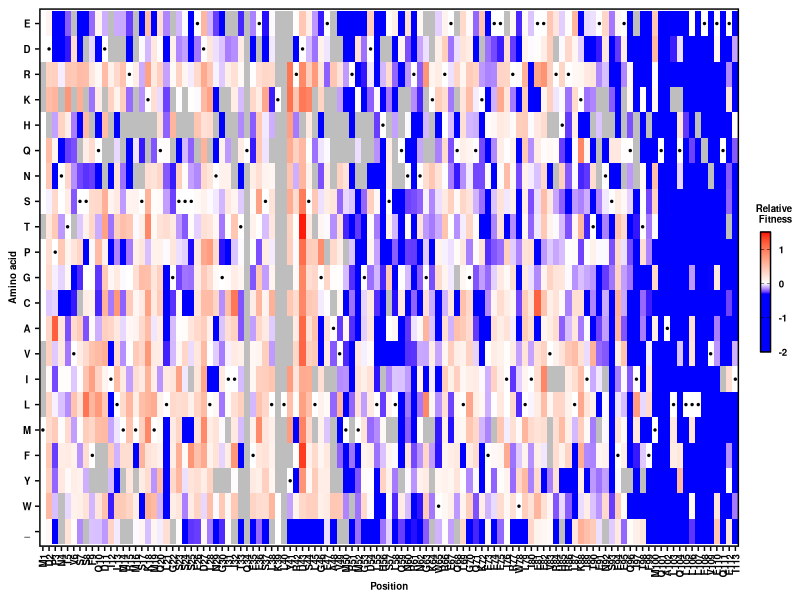
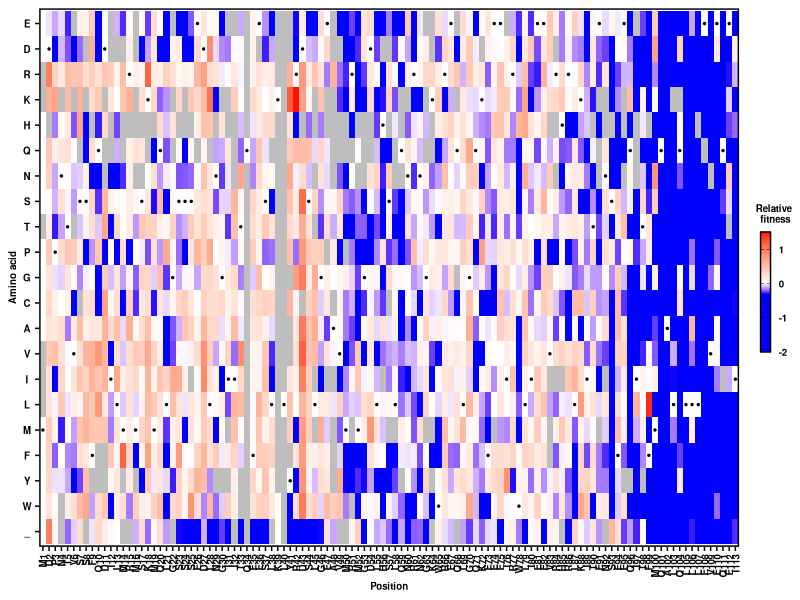
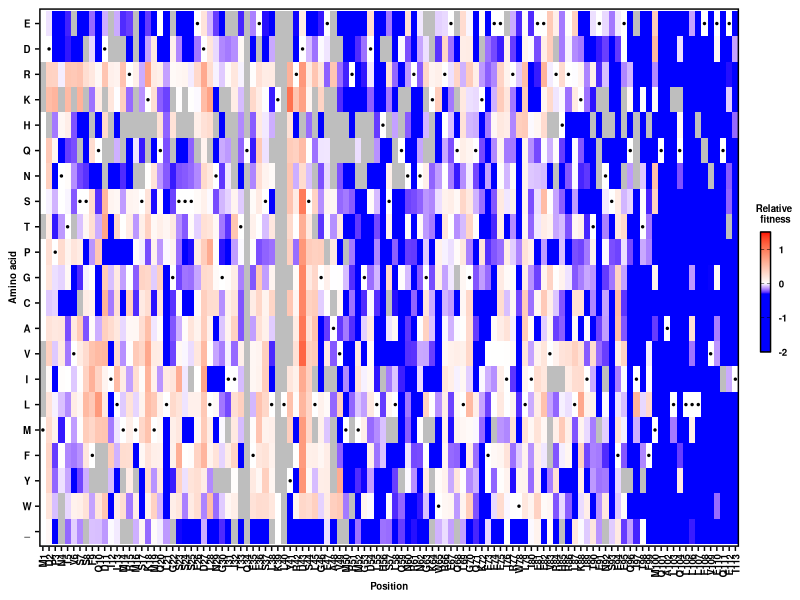
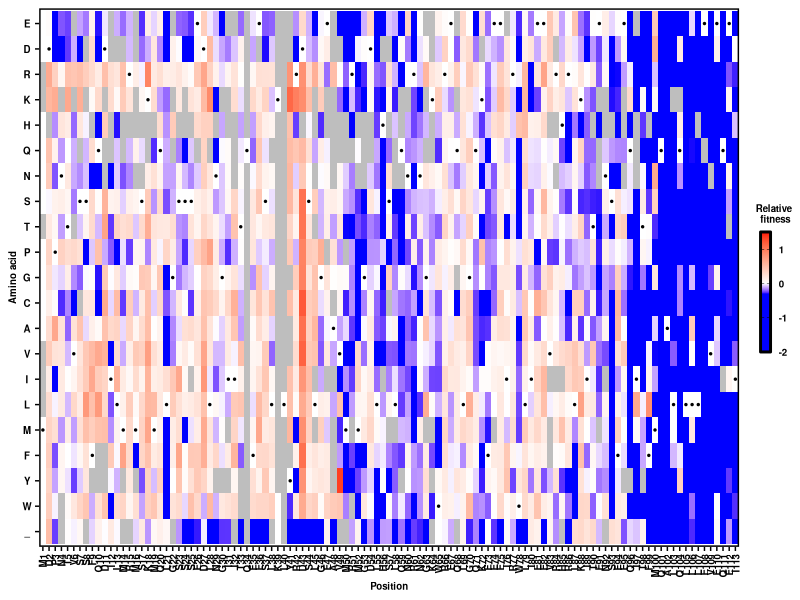

The R source for these figures, in order:
#R code
library(ggplot2)
library(scales)
library(RColorBrewer)
library(readr)
library(tidyr)
library(reshape)
library(stringr)
library(dplyr)
library(ggrepel)
library(gridExtra)
library(stringr)
require(cowplot)

plot_enrich_heatmap <- function(norm_enrich_table, WTresibox){
  textsize <- 7
  p1 <-  ggplot() +
          geom_tile(data=norm_enrich_table,aes(x=resi,y=aa,fill=output1_RF)) +
          labs("Dose (mg)") +
          scale_fill_gradientn(colours=c("blue","blue", "white", "red"),
                limits=c(-2,1.5),
                values=rescale(c(-2,-0.3, 0, 1.5)),
                breaks=c(-2,-1,0,1),
                labels=c('-2','-1','0','1'),
                guide="colorbar",
                na.value="grey") +
          theme_cowplot(12) +
          theme(axis.text=element_text(size=textsize,face="bold",colour = 'black'),
                axis.text.x=element_text(angle=90,hjust=1,vjust=0.5,colour = 'black'),
                axis.text.y=element_text(hjust=0.5,vjust=0.5,colour = 'black'),
                axis.title=element_text(size=textsize,face="bold"),
                axis.line = element_line(colour = 'black', size = 0),
                panel.border = element_rect(colour = "black", fill=NA, size=1)) +
          guides(fill = guide_colorbar(title.theme=element_text(size=textsize,face="bold",colour='black',hjust=0.5),
                                       label.theme=element_text(size=textsize,face="bold",colour='black'),
                                       frame.colour="black",
                                       frame.linewidth = 0.5,
                                       ticks = TRUE,
                                       ticks.colour = "black",
                                       barwidth = 0.5, barheight = 6, title="Relative\n Fitness")) +
          geom_point(data=WTresibox, aes(x=x, y=y), color='black', size=0.5) +
          xlab("Position") +
          ylab("Amino acid")
  ggsave('graph/NEP1_RF_heatmap.png',p1,width=12, height=2.7, dpi=1200)

  p2 <-  ggplot() +
          geom_tile(data=norm_enrich_table,aes(x=resi,y=aa,fill=output2_RF)) +
          labs("Dose (mg)") +
          scale_fill_gradientn(colours=c("blue","blue", "white", "red"),
                limits=c(-2,1.5),
                values=rescale(c(-2,-0.3, 0, 1.5)),
                breaks=c(-2,-1,0,1),
                labels=c('-2','-1','0','1'),
                guide="colorbar",
                na.value="grey") +
          theme_cowplot(12) +
          theme(axis.text=element_text(size=textsize,face="bold",colour = 'black'),
                axis.text.x=element_text(angle=90,hjust=1,vjust=0.5,colour = 'black'),
                axis.text.y=element_text(hjust=0.5,vjust=0.5,colour = 'black'),
                axis.title=element_text(size=textsize,face="bold"),
                axis.line = element_line(colour = 'black', size = 0),
                panel.border = element_rect(colour = "black", fill=NA, size=1)) +
          guides(fill = guide_colorbar(title.theme=element_text(size=textsize,face="bold",colour='black',hjust=0.5),
                                       label.theme=element_text(size=textsize,face="bold",colour='black'),
                                       frame.colour="black",
                                       frame.linewidth = 0.5,
                                       ticks = TRUE,
                                       ticks.colour = "black",
                                       barwidth = 0.5, barheight = 6, title="Relative\n fitness")) +
          geom_point(data=WTresibox, aes(x=x, y=y), color='black', size=0.5) +
          xlab("Position") +
          ylab("Amino acid")
  ggsave('graph/NEP2_RF_heatmap.png',p2,width=12, height=2.7, dpi=1200)


  p_min <-  ggplot() +
          geom_tile(data=norm_enrich_table,aes(x=resi,y=aa,fill=min_RF)) +
          labs("Dose (mg)") +
          scale_fill_gradientn(colours=c("blue","blue", "white", "red"),
                limits=c(-2,1.5),
                values=rescale(c(-2,-0.3, 0, 1.5)),
                breaks=c(-2,-1,0,1),
                labels=c('-2','-1','0','1'),
                guide="colorbar",
                na.value="grey") +
          theme_cowplot(12) +
          theme(axis.text=element_text(size=textsize,face="bold",colour = 'black'),
                axis.text.x=element_text(angle=90,hjust=1,vjust=0.5,colour = 'black'),
                axis.text.y=element_text(hjust=0.5,vjust=0.5,colour = 'black'),
                axis.title=element_text(size=textsize,face="bold"),
                axis.line = element_line(colour = 'black', size = 0),
                panel.border = element_rect(colour = "black", fill=NA, size=1)) +
          guides(fill = guide_colorbar(title.theme=element_text(size=textsize,face="bold",colour='black',hjust=0.5),
                                       label.theme=element_text(size=textsize,face="bold",colour='black'),
                                       frame.colour="black",
                                       frame.linewidth = 0.5,
                                       ticks = TRUE,
                                       ticks.colour = "black",
                                       barwidth = 0.5, barheight = 6, title="Relative\n fitness")) +
          geom_point(data=WTresibox, aes(x=x, y=y), color='black', size=0.5) +
          xlab("Position") +
          ylab("Amino acid")
  ggsave('graph/NEP_min_RF_heatmap.png',p_min,width=12, height=2.7, dpi=1200)
  p_average <-  ggplot() +
          geom_tile(data=norm_enrich_table,aes(x=resi,y=aa,fill=average_RF)) +
          labs("Dose (mg)") +
          scale_fill_gradientn(colours=c("blue","blue", "white", "red"),
                limits=c(-2,1.5),
                values=rescale(c(-2,-0.3, 0, 1.5)),
                breaks=c(-2,-1,0,1),
                labels=c('-2','-1','0','1'),
                guide="colorbar",
                na.value="grey") +
          theme_cowplot(12) +
          theme(axis.text=element_text(size=textsize,face="bold",colour = 'black'),
                axis.text.x=element_text(angle=90,hjust=1,vjust=0.5,colour = 'black'),
                axis.text.y=element_text(hjust=0.5,vjust=0.5,colour = 'black'),
                axis.title=element_text(size=textsize,face="bold"),
                axis.line = element_line(colour = 'black', size = 0),
                panel.border = element_rect(colour = "black", fill=NA, size=1)) +
          guides(fill = guide_colorbar(title.theme=element_text(size=textsize,face="bold",colour='black',hjust=0.5),
                                       label.theme=element_text(size=textsize,face="bold",colour='black'),
                                       frame.colour="black",
                                       frame.linewidth = 1,
                                       ticks = TRUE,
                                       ticks.colour = "black",
                                       barwidth = 0.5, barheight = 6, title="Relative\n fitness")) +
          geom_point(data=WTresibox, aes(x=x, y=y), color='black', size=0.5) +
          xlab("Position") +
          ylab("Amino acid")
  ggsave('graph/NEP_average_RF_heatmap.png',p_average,width=12, height=2.7, dpi=1200)
  }

aa_level <- rev(c('E','D','R','K','H','Q','N','S','T','P','G','C','A','V','I','L','M','F','Y','W','_'))

Analyzed_onemut_df  <- read_csv('results/Analyzed_onemut.csv')

arranged_onemut_df <- Analyzed_onemut_df %>%
                       filter(NEP_Mutation!='WT') %>%
                       filter(mutation_type!='silent') %>%
                       mutate(Pos=str_sub(NEP_Mutation,2,-2)) %>%
                       mutate(resi=str_sub(NEP_Mutation,1,-2)) %>%
                       mutate(aa=str_sub(NEP_Mutation,-1,-1)) %>%
                       filter(aa %in% aa_level) %>%
                       mutate(aa=factor(aa,levels=aa_level)) %>%
                       mutate(Pos=factor(Pos,levels=as.character(seq(1,113)))) %>%
                       arrange(Pos) %>%
                       mutate(resi=factor(resi,levels=unique(resi))) %>%
                       mutate(Pos=as.numeric(as.character(Pos))) %>%
                       dplyr::select(NEP_Mutation, resi, Pos, aa, output1_RF,output2_RF,average_RF,min_RF)

WTresibox  <- arranged_onemut_df %>%
  dplyr::select(resi,Pos) %>%
  unique() %>%
  mutate(WT_resi=str_sub(resi,1,1)) %>%
  mutate(x=seq(1,113)) %>%
  mutate(y=match(WT_resi,aa_level)) %>%
  dplyr::select(resi,WT_resi,x, y)

plot_enrich_heatmap(arranged_onemut_df, WTresibox)
